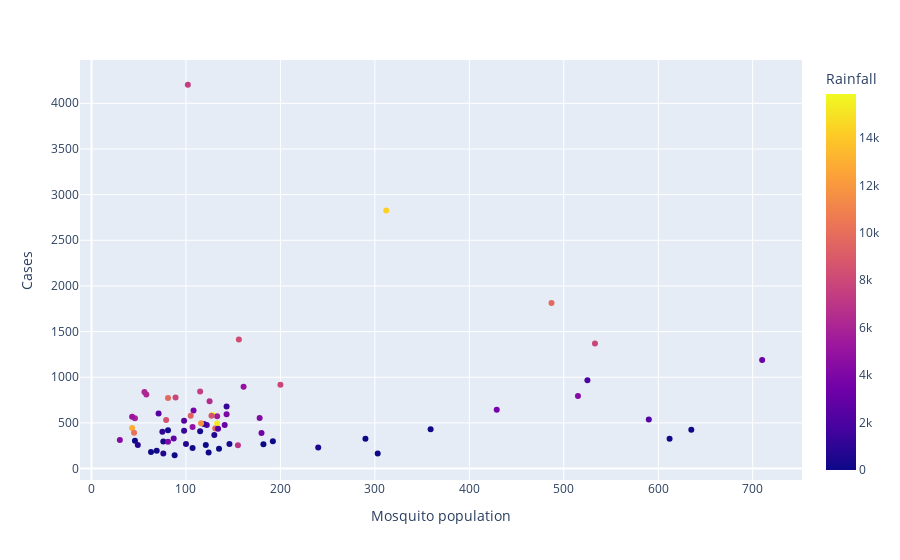

Notebook source saved alongside this figure:
### Code cell
fig.show()

### Figure 1 — Plotly figure (JSON) as saved in the notebook; plotly's stock layout.template omitted (floating-point values rounded to 4 significant figures)
{"data": [{"hovertemplate": "Mosquito population=%{x}<br>Cases=%{y}<br>Rainfall=%{marker.color}<extra></extra>", "legendgroup": "", "marker": {"color": [0, 0, 1318.0, 2441.0, 3743.0, 6462.0, 6080.0, 15350.0, 9321, 4966.0, 2253.0, 6.2, 0, 267.7, 581.9, 1628.0, 3166.0, 15850.0, 4020.0, 5946.0, 12920.0, 10150.0, 264.7, 40.4, 113, 4250.0, 4011.0, 1046.0, 2411.0, 5097.0, 6064.0, 9286.0, 8470.0, 2743.0, 759.9, 12.5, 0, 0, 419.8, 683.5, 2493, 4211.0, 7817.0, 4894.0, 7884.0, 5486.0, 3614.0, 3, 705.7, 54.5, 381.3, 1325.0, 7439, 7413.0, 14360.0, 8237.0, 9735.0, 8718.0, 11830.0, 6953, 0, 460.4, 114.6, 3663, 4317.0, 3134, 9762.0, 7871.0, 2007, 2316.0, 79.2, 218.5], "coloraxis": "coloraxis", "symbol": "circle"}, "mode": "markers", "name": "", "orientation": "v", "showlegend": false, "type": "scatter", "x": [135, 192, 98, 71, 108, 125, 58, 133, 131, 107, 122, 290, 121, 76, 130, 119, 141, 128, 143, 46, 43, 45, 81, 46, 107, 30, 81, 75, 134, 43, 56, 105, 79, 87, 49, 63, 88, 124, 146, 100, 98, 178, 89, 161, 200, 133, 180, 182, 76, 69, 115, 143, 115, 102, 312, 156, 81, 127, 116, 155, 303, 240, 359, 429, 515, 710, 487, 533, 525, 590, 635, 612], "xaxis": "x", "y": [217, 298, 413, 603, 636, 736, 811, 493, 440, 455, 477, 326, 257, 296, 367, 487, 478, 588, 595, 550, 445, 392, 419, 305, 225, 313, 293, 404, 435, 567, 839, 579, 531, 330, 257, 182, 146, 177, 268, 268, 524, 554, 779, 895, 918, 572, 391, 267, 165, 196, 408, 681, 844, 4203, 2826, 1414, 773, 578, 497, 256, 165, 232, 431, 643, 795, 1190, 1812, 1371, 968, 537, 425, 328], "yaxis": "y"}], "layout": {"coloraxis": {"colorbar": {"title": {"text": "Rainfall"}}, "colorscale": [[0, "#0d0887"], [0.1111, "#46039f"], [0.2222, "#7201a8"], [0.3333, "#9c179e"], [0.4444, "#bd3786"], [0.5556, "#d8576b"], [0.6667, "#ed7953"], [0.7778, "#fb9f3a"], [0.8889, "#fdca26"], [1, "#f0f921"]]}, "legend": {"tracegroupgap": 0}, "margin": {"t": 60}, "xaxis": {"anchor": "y", "domain": [0, 1], "title": {"text": "Mosquito population"}}, "yaxis": {"anchor": "x", "domain": [0, 1], "title": {"text": "Cases"}}}}
